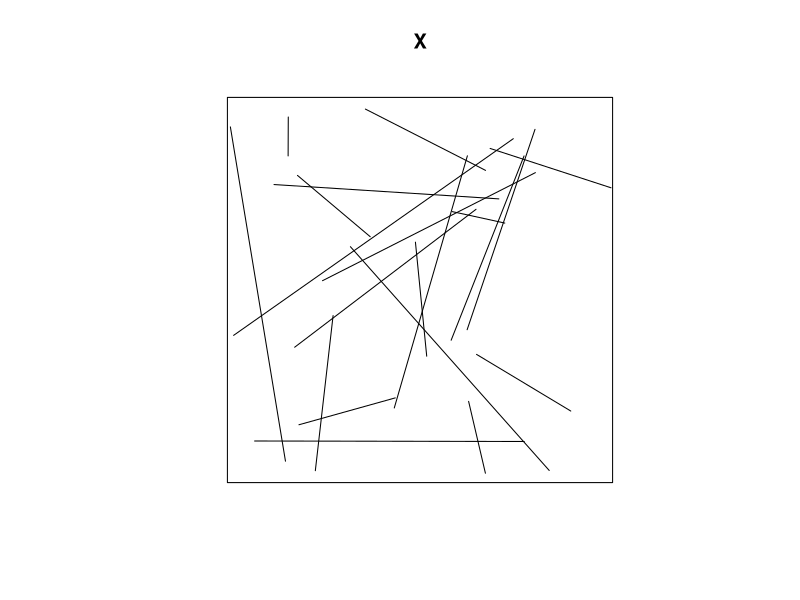
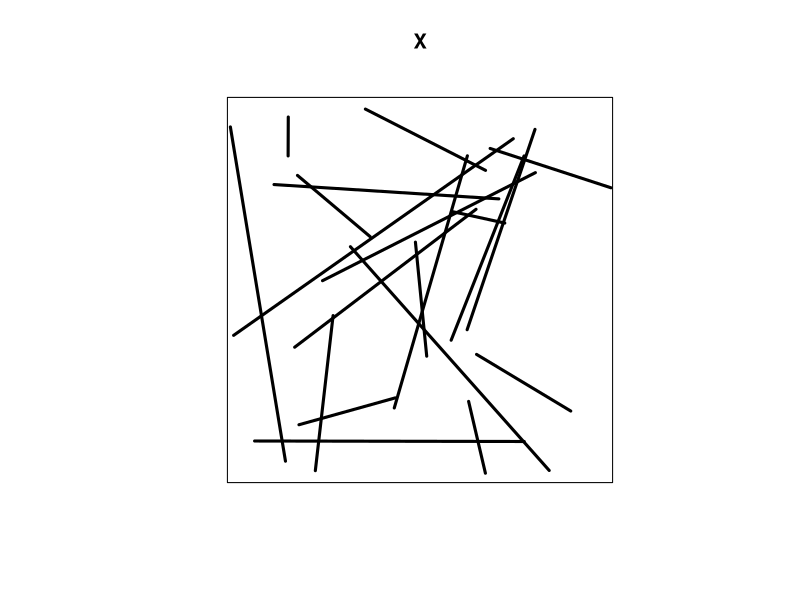
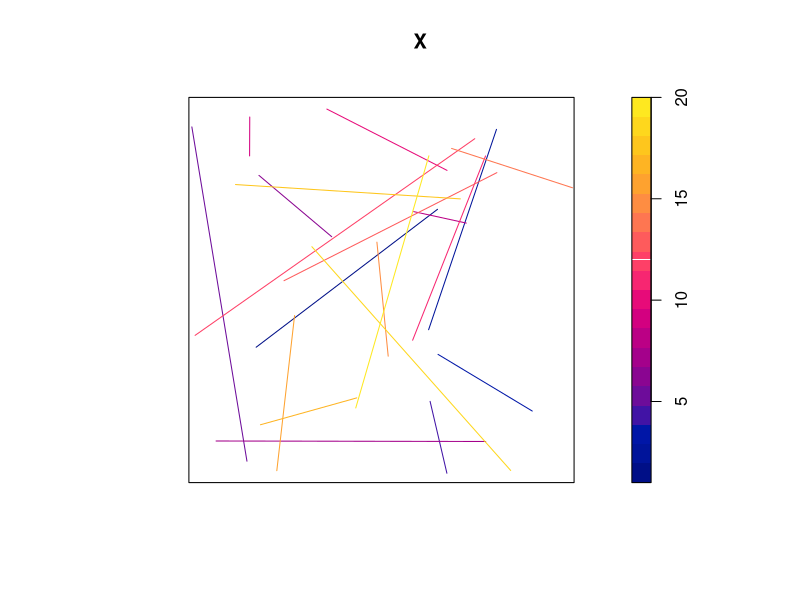
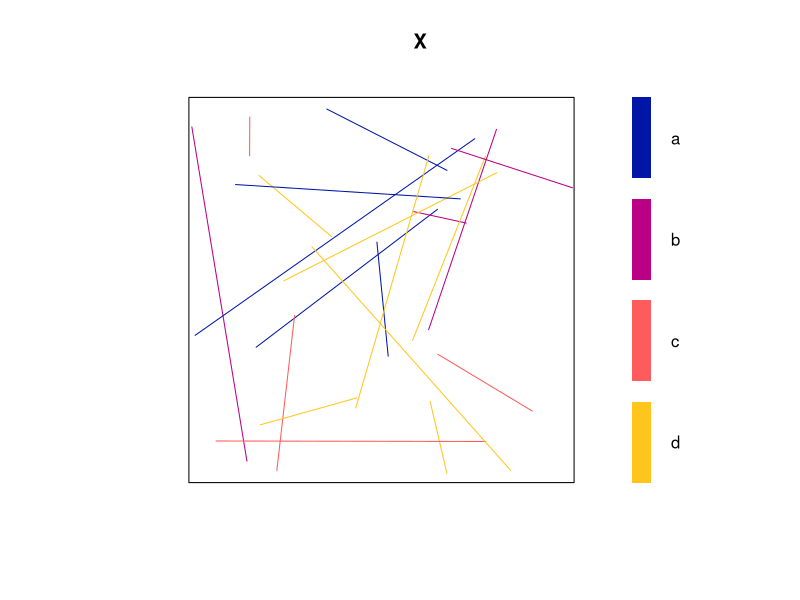
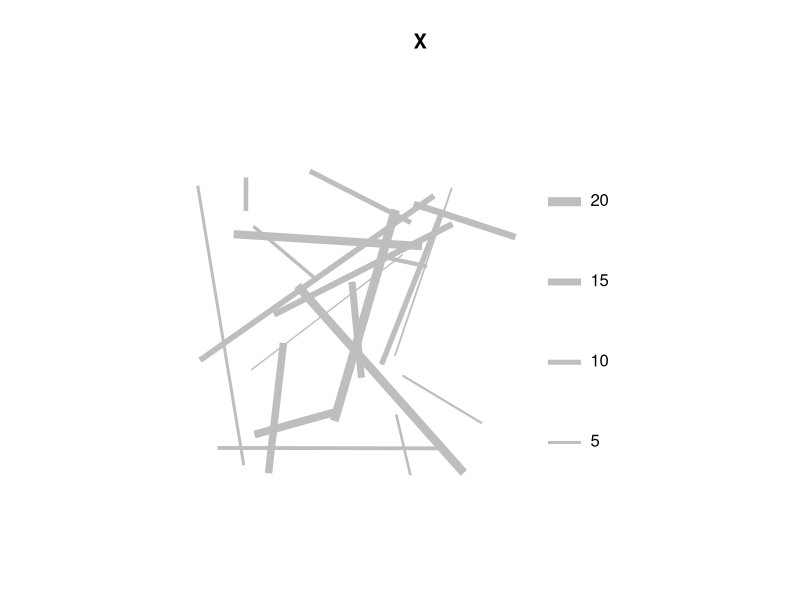

Write R code to recreate these figures, in order.
library(spatstat)


### Name: plot.psp
### Title: plot a Spatial Line Segment Pattern
### Aliases: plot.psp
### Keywords: spatial hplot

### ** Examples

  X <- psp(runif(20), runif(20), runif(20), runif(20), window=owin())
  plot(X)
  plot(X, lwd=3)
  lettuce <- sample(letters[1:4], 20, replace=TRUE)
  marks(X) <- data.frame(A=1:20, B=factor(lettuce))
  plot(X)
  plot(X, which.marks="B")
  plot(X, style="width", col="grey")
